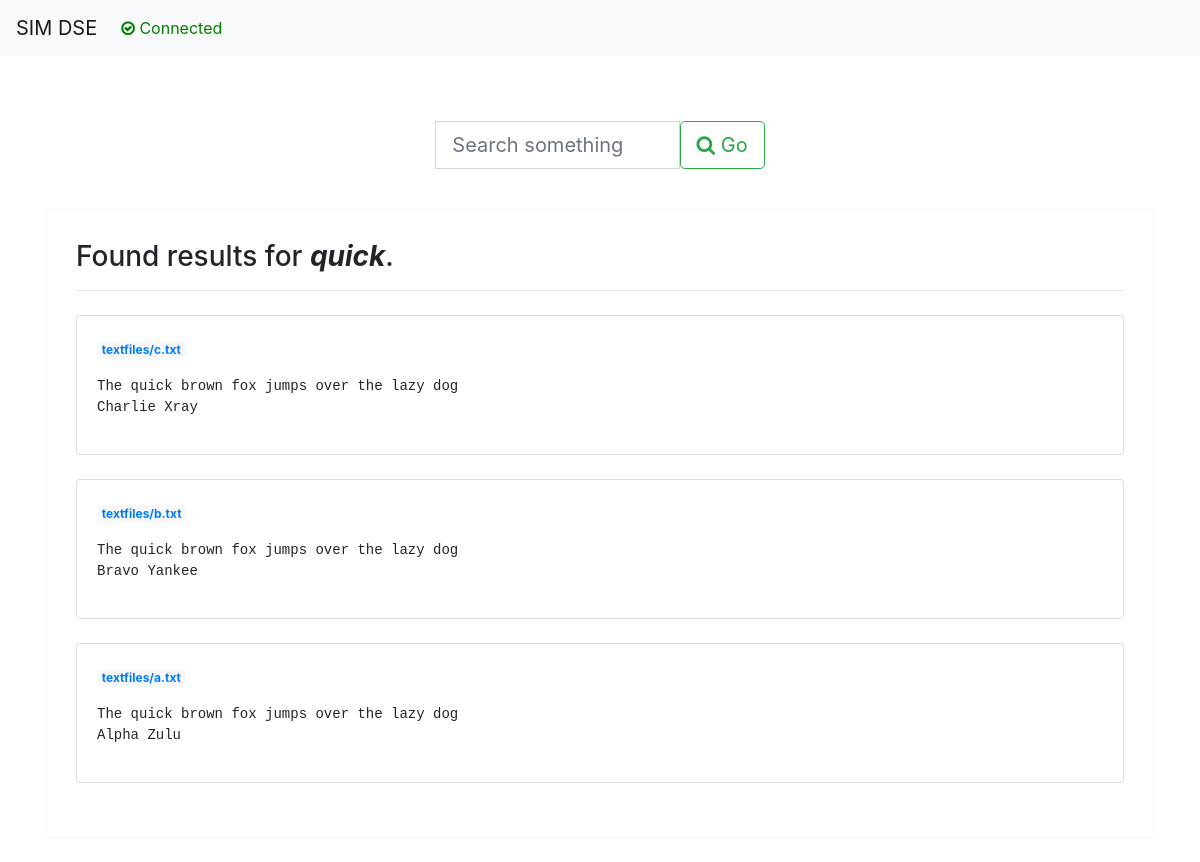
/index.php?keyword=quick, run on the app's committed database.
### tables this page shows
CREATE TABLE files (id TEXT UNIQUE, file_path TEXT UNIQUE PRIMARY KEY);

### index.php (the view, shortened to what this page needs)
<!DOCTYPE html>
<html>
<head>
  <link rel="stylesheet" href="https://maxcdn.bootstrapcdn.com/bootstrap/4.0.0-beta/css/bootstrap.min.css">
  <link rel="stylesheet" href="https://maxcdn.bootstrapcdn.com/font-awesome/4.7.0/css/font-awesome.min.css">
</head>
<body>
<nav class="navbar navbar-expand-lg navbar-light bg-light">
  <a class="navbar-brand" href="#">SIM DSE</a>
  <div class="collapse navbar-collapse" id="navbarSupportedContent">
    <ul class="navbar-nav mr-auto">
      <li class="nav-item active">
        <?php
          $db_fail = 0;
          try {
            $pdo = (new SQLiteConnection())->connect();
            echo '<a class="nav-link" href="#" style="color:green"><i class="fa fa-check-circle-o"></i> Connected <span class="sr-only">(current)</span></a>';
            $db_fail = 1;
          } catch (PDOException $e) {
            $show_error = $e->getMessage();
            echo '<a class="nav-link" href="#" style="color:red"><i class="fa fa-close"></i> Connection failed</a>';
            $db_fail = 0;
          }
        ?>
      </li>
    </ul>
  </div>
</nav>
<div class="container">
  <div class="row my-4">
    <div class="col">
    </div>
  </div>
  <div class="row p-3 my-4 mx-auto justify-content-md-center align-items-center">
    <div class="col-md-4 col-xs-12 align-self-center">
      <form class="form-inline my-2 my-lg-0" action="index.php" id="needs-validation" novalidate>
        <div class="input-group">
          <input class="form-control form-control-lg" minlength="2" type="text" placeholder="Search something" id="validationCustom01" name="keyword" required>
          <span class="input-group-btn">
            <button class="btn btn-outline-success btn-lg" type="submit"><i class="fa fa-search"></i> Go</button>
          </span>
        </div>
      </form>
    </div>
  </div>
</div>
<div class="container">
  <div class="row my-4">
    <div class="col">
      <div style="border: 1px solid #f3f5f8;border-radius: 5px;">
        <div style="padding: 30px;">
          <?php
          if ($db_fail != 0) {
            if (isset($_GET['keyword'])) {
              $new_keyword = strtolower($_GET['keyword']);
              $sql = "SELECT id, word FROM words WHERE word = '$new_keyword'";
              $rows = $pdo->query($sql);
              $results = $rows->fetchAll();
              if(empty($results)) {
                echo 'Oops! We cannot find any files with the word <b>' . $new_keyword . '</b>';
              } else {
                foreach ($results as $row) {
                  $words_id = $row['id'];
                }
                $sql = "SELECT word_id, file_id FROM links WHERE word_id = '$words_id' ";
                $rows = $pdo->query($sql);
                $results = $rows->fetchAll();
                echo "<h3>Found results for <b><i>" . $new_keyword . "</i></b>.</h3>";
                echo "<hr>";
                foreach ($results as $row) {
                  $links_file_id = $row['file_id'];
                  $sql = "SELECT id, file_path FROM files WHERE id = '$links_file_id' ";
                  $rows = $pdo->query($sql);
                  $results = $rows->fetchAll();
                  foreach ($results as $row) :
                    $files_path = $row['file_path'];
                  ?>
                  <div class="card my-4">
                    <div class="card-body">
                      <?php if (file_exists($files_path)) : ?>
                        <p><span class="badge badge-light"><a href="<?php echo $files_path; ?>" target="_blank"><?php echo $files_path; ?></a></span></p>
                        <?php
                          echo "<pre>";
                          echo file_get_contents($files_path);
                          echo "</pre>";
                        ?>
                      <?php endif; ?>
                    </div>
                  </div>
                  <?php endforeach;
                }
              }
            }
          } else {
            echo "Please check your database connection.";
          }
        ?>
        </div>
      </div>
    </div>
  </div>
</div>
</body>
</html>

### data on the page
files: file_path "textfiles/c.txt", file_path "The quick brown fox jumps over the lazy dog Charlie Xray"
files: file_path "textfiles/b.txt", file_path "The quick brown fox jumps over the lazy dog Bravo Yankee"
files: file_path "textfiles/a.txt", file_path "The quick brown fox jumps over the lazy dog Alpha Zulu"

### other printed values
$new_keyword "quick"
